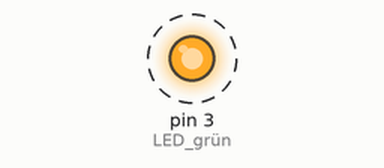
Simulated run of this sketch. Board: Arduino Uno, built with avr-gcc and run on an emulated ATmega328P. On the bench: output pins drawn as LEDs (lit = HIGH). Dashed ring = blinking. What the sketch prints to the serial monitor is not drawn.

Above: at 0.5 s.
Timing chart, 0 to 4.6 s (numbered marks = the images above):
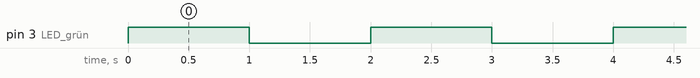

The sketch:

LED_blinken.ino
```cpp
/*

   Funktion: LED blinken mit Ausgabe an den seriellen Monitor
   Programmierer: Jannik Birk
   Letzte Änderung: 11.09.2020
   Version: 0.0.1
   Hardware: grüne LED an Pin 3 / 220 Ohm Widerstand
*/


void setup()
{

  pinMode(3, OUTPUT); //LED grün
  Serial.begin(9600); //zur Kontrolle

}

void loop()
{

  digitalWrite(3, HIGH); //Pin 3 HIGH
  Serial.println("LED an "); //serieller Monitor LED an
  delay(1000);
  digitalWrite(3, LOW); //Pin 3 LOW
  Serial.println("LED aus"); //serieller Monitor LED aus
  delay(1000);

}
```

Measured:
- by itself, pin 3 (LED_grün): alternates HIGH for 1.0 s and LOW for 1.0 s
